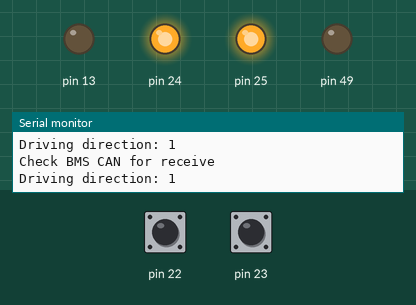
Simulated run of this sketch. Board: Arduino Mega 2560, built with avr-gcc and run on an emulated ATmega2560. Shown: output pins drawn as LEDs (lit = HIGH), the last lines printed to the serial monitor. The inputs (shaded band) are chosen by the test bench; at power-on: pin 22 HIGH, pin 23 HIGH.

Above: at 1.4 s.
1.5 s: pin 22 pulled LOW for 0.65 s
At 2.9 s:
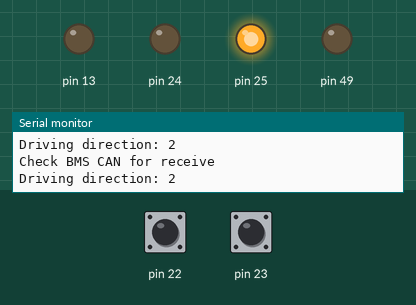
3.6 s: pin 23 pulled LOW for 3.2 s
At 5.1 s:
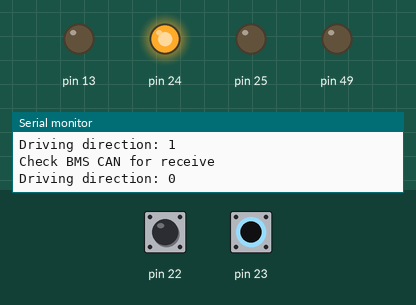
8.3 s: pin 22 pulled LOW for 1 s
At 9.3 s:
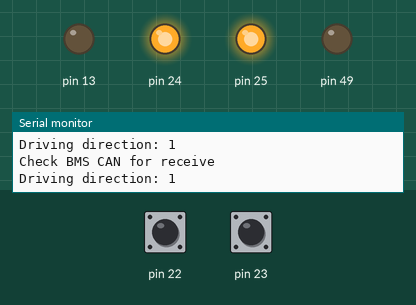
10.8 s: pin 22 pulled LOW for 3.2 s
At 12.0 s:
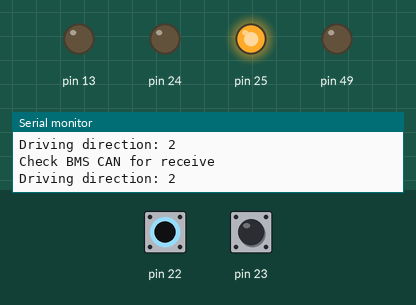
Timing chart, 0 to 13.8 s (numbered marks = the images above; inputs shaded):
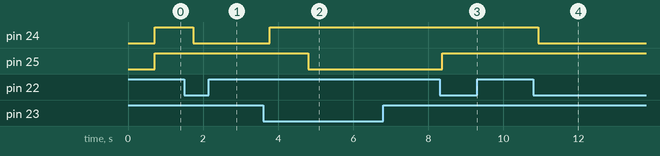

The sketch:

ChebelaMCU.ino
```cpp
/*
 Name:		ChebelaMCU.ino
 Created:	7/21/2016 9:12:47 AM
 Author:	Matej Lorenci
*/

#include "BMS.h"
#include <Wire.h>
#include "Communication.h"
#include <mcp_can.h>
#include "Conversion.h"
#include "MotorController.h"
#include <mcp_can.h>
#include <mcp_can_dfs.h>
#include <SPI.h>
#include <HardwareSerial.h>


#define RPM_TO_KMH_RATIO 76

MotorController *mc;
BMS *bms;

int number = 0;
int state = 0;

int driving_direction = 1;
long last_driving_direction = 0;


// the setup function runs once when you press reset or power the board
void setup() {

	Serial.begin(115200);
	Serial.println("Serial communication up and running.");

	pinMode(49, OUTPUT);

	mc = new MotorController(53, CAN_250KBPS);
	bms = new BMS(49, CAN_1000KBPS);

	pinMode(13, OUTPUT);
	pinMode(24, OUTPUT);
	pinMode(25, OUTPUT);
	pinMode(22, INPUT_PULLUP);
	pinMode(23, INPUT_PULLUP);


	// initialize i2c slave
	Wire.begin(i2c_SLAVE_ADDRESS);
	Wire.onRequest(sendData);
}

// the loop function runs over and over again until power down or reset
void loop() {
	//Serial.print("CAN read status: ");
	//Serial.print(mc->ReadRPM());
	//Serial.println();
	delay(500);

	if (mc->ReadRPM() == 1) {
		number = mc->ReturnRPM() / RPM_TO_KMH_RATIO;
		Serial.print("Vehicle velocity: ");
		Serial.println(number);
	}
	if (bms->ReadBMS() == 1) {
		Serial.print("SOC: ");
		Serial.println(bms->ReturnSOC());

	}
	//number = analogRead(A3) / 10;
	if (digitalRead(22) == LOW) {
		if (millis() - last_driving_direction > 1000) {
			last_driving_direction = millis();
			driving_direction++;
			if (driving_direction > 2) {
				driving_direction = 2;
			}
		}
	}
	else if (digitalRead(23) == LOW) {
		if (millis() - last_driving_direction > 1000) {
			last_driving_direction = millis();
			driving_direction--;
			if (driving_direction < 0) {
				driving_direction = 0;
			}
		}
	}

	if (driving_direction == 2) {
		digitalWrite(24, LOW);
		digitalWrite(25, HIGH);
	}
	else if (driving_direction == 0) {
		digitalWrite(24, HIGH);
		digitalWrite(25, LOW);
	}
	else {
		digitalWrite(24, HIGH);
		digitalWrite(25, HIGH);
	}
	Serial.print("Driving direction: ");
	Serial.println(driving_direction);


}


// callback for sending data
void sendData() {
	//Serial.print("Current velocity: ");
	//Serial.println(number);
	/*
	Byte 0: 8-bit unsigned integer - velocity
	Byte 1: 8-bit unsigned integer - SOC
	Byte 2-5: 32-bit unsigned integer - kilometers driven
	Byte 6-9: 32-bit unsigned integer - motor temperature
	Byte 10-11: 16-bit unsigned integer - motor current
	Byte 12: 8-bit char - Lights
			Bit 0: Turn signal left
			Bit 1: Turn signal right
			Bit 2: Hazard lights
			Bit 3: Head lights - High Beam
	*/

	char tmp[12] = { (char)number , (char)bms->ReturnSOC(), (char)driving_direction };

	//Wire.write((char)number);
	//Wire.write((char)bms->ReturnSOC());
	//Wire.write((char)driving_direction);
	Wire.write(tmp, 12);
	/*
	Serial.println("Sent data:");
	Serial.print(tmp[0], HEX); Serial.print("\t");
	Serial.print(tmp[1], HEX); Serial.print("\t");
	Serial.print(tmp[2], HEX); Serial.print("\t");
	Serial.print(tmp[3], HEX); Serial.print("\t");
	Serial.println();
	Serial.print(tmp[4], HEX); Serial.print("\t");
	Serial.print(tmp[5], HEX); Serial.print("\t");
	Serial.print(tmp[6], HEX); Serial.print("\t");
	Serial.print(tmp[7], HEX); Serial.print("\t");
	Serial.println();
	*/
}
```

BMS.cpp
```cpp
//
//
//

#include "BMS.h"

/*
*	BMS constructor
*	int cs - Chip select pin for CAN BUS shield
*	int baudrate - CAN BUS baud rate
*/
BMS::BMS(int cs, int baudrate) {
	CAN = new MCP_CAN(cs);
	bool init_successfull = false;

	// Try to initialise the communication with CAN hardware
	// Repeat if init fails
	delay(100);
	do
	{
		int result = CAN->begin(MCP_ANY, baudrate, MCP_16MHZ);
		CAN->setMode(MCP_NORMAL);
		//Serial.println(result);
		if (CAN_OK == result)
		{
			init_successfull = true;
			Serial.println("CAN BUS for BMS Shield init ok!");
		}
		else
		{
			Serial.println("CAN BUS for BMS Shield init fail");
			Serial.println("Init CAN BUS Shield again");
			delay(500);
		}

	} while (!init_successfull);
}

int BMS::ReadBMS() {
	Serial.println("Check BMS CAN for receive");

	if (CAN_MSGAVAIL == CAN->checkReceive())            // check if data coming
	{
		unsigned long id = 0;
		unsigned char len = 0;
		unsigned char buf[8];

		Serial.println("Message on CAN BMS");
		CAN->readMsgBuf(&id, (byte*)&len, (byte*)buf);

		Serial.print("BMS CAN id: ");
		Serial.println(id);

		if (id == 0x031) {
			stmp31[0] = buf[0];
			stmp31[1] = buf[1];
			stmp31[2] = buf[2];
			stmp31[3] = buf[3];
			stmp31[4] = buf[4];
			stmp31[5] = buf[5];
			stmp31[6] = buf[6];
			stmp31[7] = buf[7];
		}
		else if (id == 0x032) {
			stmp32[0] = buf[0];
			stmp32[1] = buf[1];
			stmp32[2] = buf[2];
			stmp32[3] = buf[3];
			stmp32[4] = buf[4];
			stmp32[5] = buf[5];
			stmp32[6] = buf[6];
			stmp32[7] = buf[7];
		}
		// Indicates that the data has been read and stored to cache
		return 1;
	}

	// No data has been returned
	return -2;
}

int BMS::ReturnSOC() {
	return stmp31[0] / 2;
}

float BMS::ReturnVoltage() {
	unsigned int battery_voltage = (stmp31[1] << 8) | stmp31[2]; // mV
	return battery_voltage / 1000;
}

float BMS::ReturnCurrent() {
	signed int battery_current = (stmp31[3] << 8) | stmp31[4];
	battery_current = battery_current * 10; //mA
	return battery_current / 1000;
}

float BMS::ReturnTemperature() {
	return (float)stmp31[5];
}

int BMS::ReturnSOH() {
	return stmp32[0] / 2;
}
float BMS::ReturnLowVoltage() {
	unsigned int low_cell_voltage = (stmp32[1] << 8) | stmp32[2]; // mV
	return low_cell_voltage / 1000;
}

float BMS::ReturnHighVoltage() {
	unsigned int high_cell_voltage = (stmp32[3] << 8) | stmp32[4]; // mV
	return high_cell_voltage / 1000;
}
```

BMS.h
```cpp
// BMS.h

#ifndef _BMS_h
#define _BMS_h

#if defined(ARDUINO) && ARDUINO >= 100
	#include "arduino.h"
#else
	#include "WProgram.h"
#endif

#include <mcp_can.h>

class BMS {
public:
	BMS(int cs, int baudrate);
	int ReadBMS();
	int ReturnSOC();
	float ReturnVoltage();
	float ReturnCurrent();
	float ReturnTemperature();
	int ReturnSOH();
	float ReturnLowVoltage();
	float ReturnHighVoltage();
private:
	MCP_CAN *CAN;
	int SOC;
	unsigned char stmp31[8];
	unsigned char stmp32[8];

};

#endif
```

Communication.cpp
```cpp
//
//
//

#include "Communication.h"
```

Communication.h
```cpp
// Communication.h

#ifndef _COMMUNICATION_h
#define _COMMUNICATION_h

#if defined(ARDUINO) && ARDUINO >= 100
	#include "arduino.h"
#else
	#include "WProgram.h"
#endif

#define i2c_SLAVE_ADDRESS 0x04

#endif
```

Conversion.cpp
```cpp
//
//
//

#include "Conversion.h"

int Conversion::ByteToInt16(unsigned char* b) {
	int f;
	char bt[] = { b[0], b[1] };
	memcpy(&f, &bt, 2);
	return f;
}
```

Conversion.h
```cpp
// Conversion.h

#ifndef _CONVERSION_h
#define _CONVERSION_h

#if defined(ARDUINO) && ARDUINO >= 100
	#include "arduino.h"
#else
	#include "WProgram.h"
#endif

class Conversion {
public:
	static int ByteToInt16(unsigned char* b);
};


#endif
```

MotorController.cpp
```cpp
//
//
//

#include "MotorController.h"

/*
*	MotorController constructor
*	int cs - Chip select pin for CAN BUS shield
*	int baudrate - CAN BUS baud rate
*/
MotorController::MotorController(int cs, int baudrate)
{
	CAN = new MCP_CAN(cs);
	bool init_successfull = false;

	// Try to initialise the communication with CAN hardware
	// Repeat if init fails
	delay(100);
	do
	{
		int result = CAN->begin(MCP_ANY,baudrate, MCP_16MHZ);
		CAN->setMode(MCP_NORMAL);
		//Serial.println(result);
		if (CAN_OK == result)
		{
			init_successfull = true;
			Serial.println("CAN BUS for Motor Controller Shield init ok!");
		}
		else
		{
			Serial.println("CAN BUS for Motor Controller Shield init fail");
			Serial.println("Init CAN BUS Shield again");
			delay(500);
		}

	} while (!init_successfull);
}


// Reads RPM data from motor controller
int MotorController::ReadRPM() {
	CAN->sendMsgBuf(0x60b, 0, 8, (byte*)stmp60b);
	delay(10);
	if (CAN_MSGAVAIL == CAN->checkReceive())            // check if data coming
	{
		unsigned long id = 0;
		unsigned char len = 0;
		unsigned char buf[8];

		Serial.println("Message on CANM");
		CAN->readMsgBuf(&id, (byte*)&len, (byte*)buf);


		if (buf[1] == 0x03 && buf[2] == 0x20 && buf[3] == 0x01) {

			RPM = Conversion::ByteToInt16(&buf[4]);
			if (RPM < 0) {
				RPM *= -1;
			}
//			Serial.print("Motor speed received: ");
			Serial.println("Received data:");
			Serial.print(buf[0], HEX); Serial.print("\t");
			Serial.print(buf[1], HEX); Serial.print("\t");
			Serial.print(buf[2], HEX); Serial.print("\t");
			Serial.print(buf[3], HEX); Serial.print("\t");
			Serial.println();
			Serial.print(buf[4], HEX); Serial.print("\t");
			Serial.print(buf[5], HEX); Serial.print("\t");
			Serial.print(buf[6], HEX); Serial.print("\t");
			Serial.print(buf[7], HEX); Serial.print("\t");

			Serial.println();

			// Indicates that the data has been read and stored to cache
			return 1;

		}

		// Indicates that the data hasa been read, but the returned data does not have RPM value
		return -1;
	}

	// No data has been returned
	return -2;
}

// Returns cached RPM value
int MotorController::ReturnRPM() {
	return RPM;
}

void MotorController::ReadData(unsigned char request[8]) {

}
```

MotorController.h
```cpp
// MotorController.h

#ifndef _MOTORCONTROLLER_h
#define _MOTORCONTROLLER_h

#if defined(ARDUINO) && ARDUINO >= 100
	#include "arduino.h"
#else
	#include "WProgram.h"
#endif

#include "Conversion.h"
#include <mcp_can.h>

class MotorController {
public:
	MotorController(int cs, int baudrate);
	int ReadRPM();
	void ReadData(unsigned char request[8]);
	int ReturnRPM();

private:
	/*
	CAN BUS message headers
	*/
	// Retrieve RPM from Letrika Motor Controller
	unsigned char stmp60b[8] = { 0b01000000, 0x03, 0x20, 0x01, 0x00, 0x00, 0x00, 0x00 };

	MCP_CAN *CAN;	// Chip select 11

	int RPM;
};


#endif
```

Measured:
- after the input at 1.5 s, pin 24: HIGH → LOW after 0.23 s
- after the input at 3.6 s, pin 24: LOW → HIGH after 0.18 s; pin 25: HIGH → LOW after 1.2 s
- after the input at 8.3 s, pin 25: LOW → HIGH after 0.07 s
- after the input at 10.8 s, pin 24: HIGH → LOW after 0.13 s
